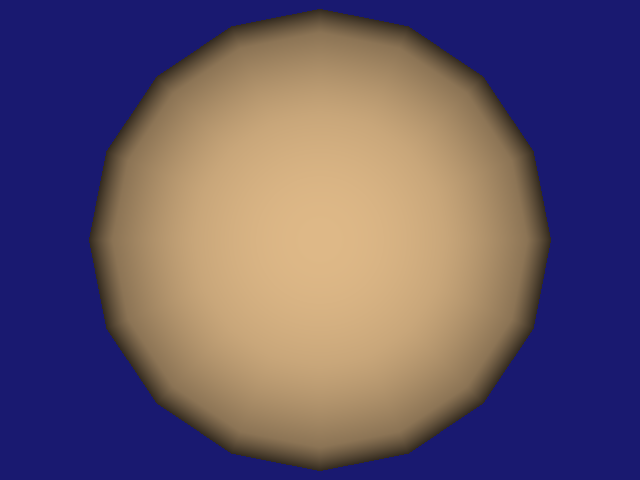

Source code (Python):
#!/usr/bin/env python

# Use a sphere widget to interactively position a sphere in the scene.

# Factory overrides: importing these modules registers the OpenGL rendering
# and interaction style implementations for vtkRenderingCore factory classes.
import vtkmodules.vtkInteractionStyle  # noqa: F401
import vtkmodules.vtkRenderingOpenGL2  # noqa: F401

# VTK pipeline classes used in this example
from vtkmodules.vtkInteractionWidgets import vtkSphereWidget
from vtkmodules.vtkRenderingCore import (
    vtkRenderWindow,
    vtkRenderWindowInteractor,
    vtkRenderer,
)

# Colors (normalized RGB)
midnight_blue_rgb = (0.098, 0.098, 0.439)
burlywood_rgb = (0.871, 0.722, 0.529)

# Renderer: assemble the scene
renderer = vtkRenderer()
renderer.SetBackground(midnight_blue_rgb)

# Window: display the rendered scene
render_window = vtkRenderWindow()
render_window.AddRenderer(renderer)
render_window.SetWindowName("sphere widget")
render_window.SetMultiSamples(0)
render_window.SetSize(640, 480)

# Interactor: handle mouse and keyboard events
render_window_interactor = vtkRenderWindowInteractor()
render_window_interactor.SetRenderWindow(render_window)

# SphereWidget: interactive sphere that can be repositioned and resized
sphere_widget = vtkSphereWidget()
sphere_widget.SetInteractor(render_window_interactor)
sphere_widget.SetRepresentationToSurface()
sphere_widget.GetSphereProperty().SetColor(burlywood_rgb)

sphere_widget.AddObserver("InteractionEvent",
                          lambda obj, event: print(
                              "Center: {:.3f}, {:.3f}, {:.3f}".format(*obj.GetCenter())))

# Launch the interactive visualization
render_window_interactor.Initialize()
render_window.Render()
sphere_widget.On()
render_window_interactor.Start()
